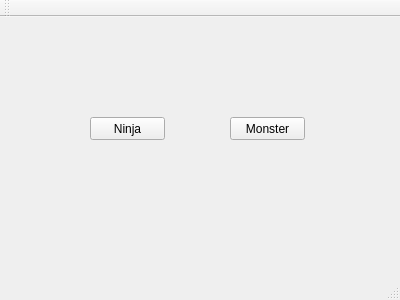
<?xml version="1.0" encoding="UTF-8"?>
<ui version="4.0">
 <class>MainWindow</class>
 <widget class="QMainWindow" name="MainWindow">
  <property name="geometry">
   <rect>
    <x>0</x>
    <y>0</y>
    <width>400</width>
    <height>300</height>
   </rect>
  </property>
  <property name="windowTitle">
   <string>MainWindow</string>
  </property>
  <widget class="QWidget" name="centralWidget">
   <widget class="QPushButton" name="btnNinja">
    <property name="geometry">
     <rect>
      <x>90</x>
      <y>100</y>
      <width>75</width>
      <height>23</height>
     </rect>
    </property>
    <property name="text">
     <string>Ninja</string>
    </property>
   </widget>
   <widget class="QPushButton" name="btnMonster">
    <property name="geometry">
     <rect>
      <x>230</x>
      <y>100</y>
      <width>75</width>
      <height>23</height>
     </rect>
    </property>
    <property name="text">
     <string>Monster</string>
    </property>
   </widget>
   <widget class="QWidget" name="">
    <property name="geometry">
     <rect>
      <x>10</x>
      <y>158</y>
      <width>381</width>
      <height>22</height>
     </rect>
    </property>
    <layout class="QHBoxLayout" name="horizontalLayout">
     <item>
      <widget class="QLabel" name="label">
       <property name="text">
        <string>Watch out!</string>
       </property>
      </widget>
     </item>
     <item>
      <widget class="QLineEdit" name="lineEdit"/>
     </item>
    </layout>
   </widget>
  </widget>
  <widget class="QMenuBar" name="menuBar">
   <property name="geometry">
    <rect>
     <x>0</x>
     <y>0</y>
     <width>400</width>
     <height>21</height>
    </rect>
   </property>
  </widget>
  <widget class="QToolBar" name="mainToolBar">
   <attribute name="toolBarArea">
    <enum>TopToolBarArea</enum>
   </attribute>
   <attribute name="toolBarBreak">
    <bool>false</bool>
   </attribute>
  </widget>
  <widget class="QStatusBar" name="statusBar"/>
 </widget>
 <layoutdefault spacing="6" margin="11"/>
 <resources/>
 <connections/>
</ui>
